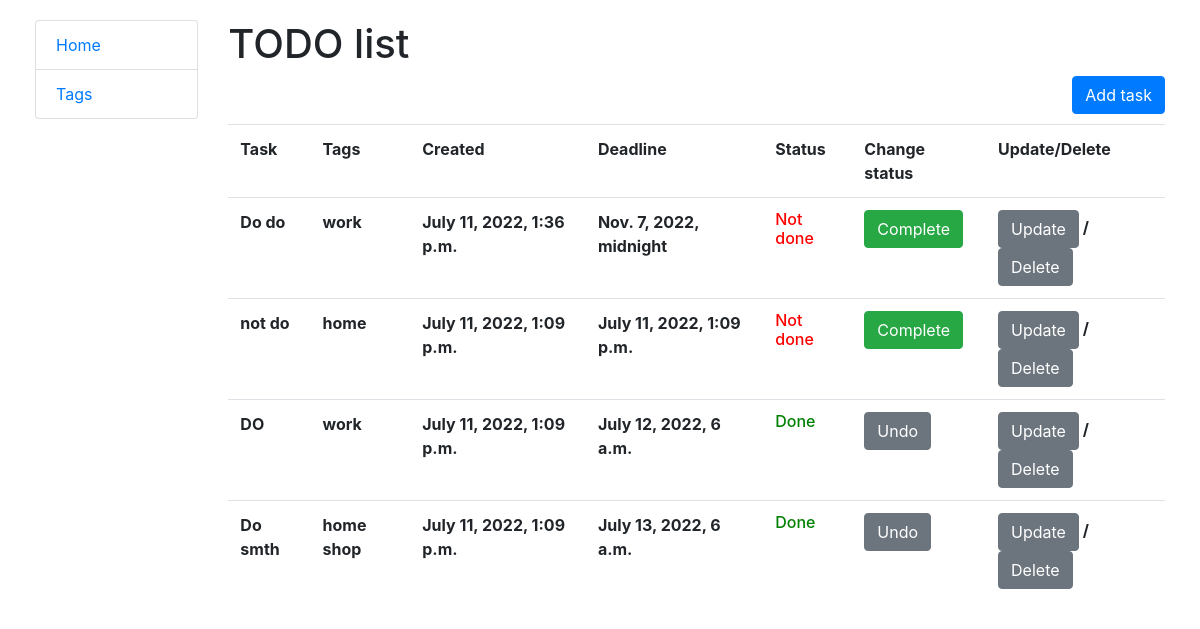
The app's page / (signed in) with its own data.
### todo/models.py (models this page shows, shortened)
class Task(models.Model):
    content = models.TextField()
    datetime = models.DateTimeField(auto_now_add=True)
    deadline = models.DateTimeField(default=None)
    done = models.BooleanField(default=False)
    tags = models.ManyToManyField(Tag, related_name="tags")
    class Meta:
        ordering = ["done", "-datetime"]

class Tag(models.Model):
    name = models.CharField(max_length=255, unique=True)

### todo/views.py (the view)
# urls.py: path("", TaskListView.as_view(), name="task-list"),
class TaskListView(generic.ListView):
    model = Task
    queryset = Task.objects.prefetch_related("tags")

### templates/todo/task_list.html
{% extends "base.html" %}
{% block content %}
    <h1>TODO list</h1>
    <a style="float: right" href="{% url 'todo:task-create' %}" class="btn btn-primary" >Add task</a>
    <br>
    <br>
    {% if task_list %}
        <table class="table">
          <tr>
            <th>Task</th>
            <th>Tags</th>
            <th>Created</th>
            <th>Deadline</th>
            <th>Status</th>
            <th>Change status</th>
            <th>Update/Delete</th>
          </tr>
        {% for task in task_list %}
          <tr>
            <th>{{ task.content }}</th>
            <th>
                {% for tag in task.tags.all %}
                    {{ tag.name }}
                {% endfor %}
            </th>
            <th>{{ task.datetime }}</th>
            <th>{{ task.deadline }}</th>
            <th>{% if task.done %}
                    <h6 style="color: green">Done</h6>
                {% else %}
                    <h6 style="color: red">Not done</h6>
                {% endif %}
            </th>
            <th>{% if task.done %}
                    <a href="{% url 'todo:task-undo' pk=task.id %}" class="btn btn-secondary" >Undo</a>
                {% else %}
                    <a href="{% url 'todo:task-complete' pk=task.id %}" class="btn btn-success" >Complete</a>
                {% endif %}
            </th>
            <th>
                <a href="{% url 'todo:task-update' pk=task.id %}" class="btn btn-secondary" >Update</a>
                /
                <a href="{% url 'todo:task-delete' pk=task.id %}" class="btn btn-secondary" >Delete</a>
            </th>
          </tr>
        {% endfor %}
        </table>
    {% else %}
        <h3>No tasks here!</h3>
    {% endif %}
{% endblock %}

### static/css/styles.css (style rules this page uses)
body { margin: 20px; }

### records on screen
Task: content "Do do", datetime "July 11, 2022, 1:36 p.m.", deadline "Nov. 7, 2022, midnight", done "Not done"
Tag: name "work"
Task: content "not do", datetime "July 11, 2022, 1:09 p.m.", deadline "July 11, 2022, 1:09 p.m.", done "Not done"
Tag: name "home"
Task: content "DO", datetime "July 11, 2022, 1:09 p.m.", deadline "July 12, 2022, 6 a.m.", done "Done"
Task: content "Do smth", datetime "July 11, 2022, 1:09 p.m.", deadline "July 13, 2022, 6 a.m.", done "Done"
Tag: name "shop"
